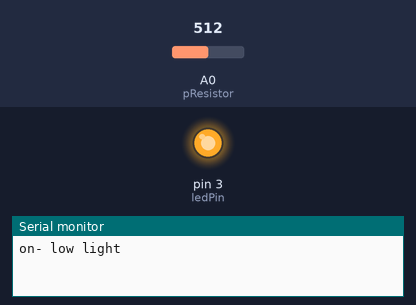
A sketch run on a simulated Arduino Uno, built with avr-gcc and run on an emulated ATmega328P. On the bench: output pins drawn as LEDs (lit = HIGH), the last lines printed to the serial monitor. Inputs (shaded band) come from the test bench; at power-on: A0 (pResistor) = 512.

Above: at 1.3 s.
1.4 s: A0 (pResistor) set to 787
3.2 s: A0 (pResistor) set to 811
At 4.9 s:
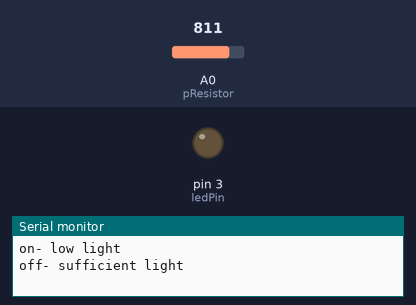
5.5 s: A0 (pResistor) set to 790
At 6.5 s:
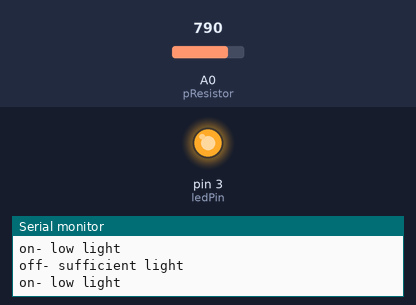
7.5 s: A0 (pResistor) set to 810
At 9.2 s:
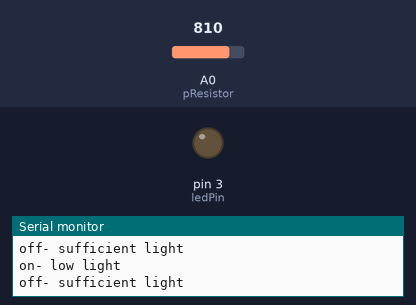
Timing chart, 0 to 10.5 s (numbered marks = the images above; inputs shaded):
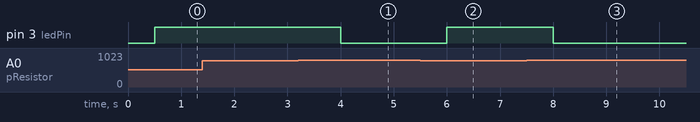

Measured:
- the behaviour switches between 799 and 800 on A0 (pResistor) (found by bisection; images 0 and 1)
- after the input at 1.4 s, every drawn part: stays the same
- after the input at 3.2 s, pin 3 (ledPin): HIGH → LOW after 0.80 s
- after the input at 5.5 s, pin 3 (ledPin): LOW → HIGH after 0.50 s
- after the input at 7.5 s, pin 3 (ledPin): HIGH → LOW after 0.50 s

The sketch:

photoresistor.ino
```cpp
const int pResistor= A0;
const int ledPin=3;

int value;
void setup() {
  // put your setup code here, to run once:

pinMode(ledPin,OUTPUT);
pinMode(pResistor, INPUT);

Serial.begin(9600);
}
int on = 0;
int off = 0;
void loop() {
  // put your main code here, to run repeatedly:
value=analogRead(pResistor);
delay(500);


if(value<800 ){
  digitalWrite(ledPin,HIGH);
  if(off<1){
  Serial.println("on- low light");
  off=off+1;
  on=0;
  }
  }
else{

    if(on<1){
  Serial.println("off- sufficient light");
  digitalWrite(ledPin,LOW);
  on=on+1;
  off=0;
  }
  }

}
```
